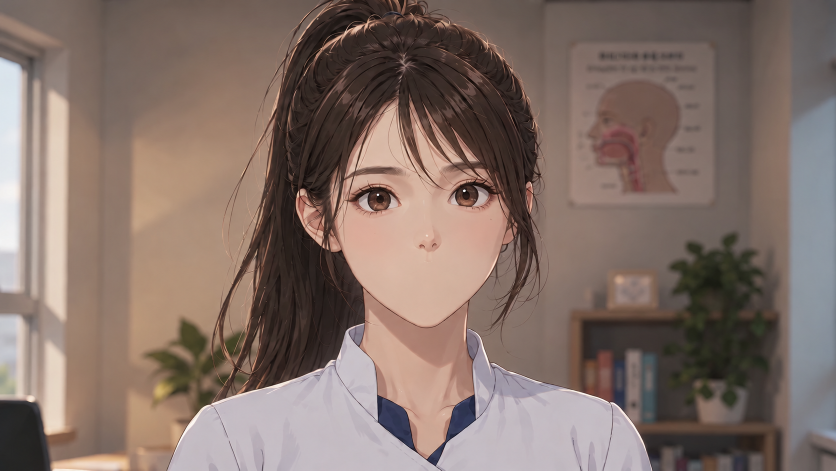
#> input picture output/training_video/lip_03_a_to_i/v001/source/character_plate.png, 1672 x 941 px (shown at 1/2 size)
$ python render_lip_pilot.py
#> lines starting #> are read from the running program, lines starting #| are printed output that depends on the picture
"""Archived mouth-only pilot; do not reuse for future video production.

2026-10-27 user feedback: isolated mouth geometry looks unnatural. Future
production must coordinate full-face poses, jaw, cheeks and mouth corners.
This source remains available only to reproduce the rejected v001 draft.
No network or app asset writes.

Requires Pillow, numpy, imageio-ffmpeg. Frame time is index / fps.
A generated character plate supplies the static scene; editable Bezier paths
supply lips, mouth cavity, teeth and tongue. This is a review draft.
"""
import hashlib
import json
from pathlib import Path
import subprocess

import imageio_ffmpeg
import numpy as np
from PIL import Image, ImageDraw, ImageFilter

ROOT = Path(__file__).resolve().parents[2]
WORK = ROOT / 'output/training_video/lip_03_a_to_i/v001'
W, H, FPS, COUNT = 1280, 720, 24, 120
S = 4
# t, half-width, half-height, upper-teeth visibility
KEYS = [(0, 27, 1.5, 0), (.55, 27, 1.5, 0),
        (1.15, 33, 24, .14), (1.8, 33, 24, .14),
        (2.45, 48, 8, .70), (3.25, 48, 8, .70),
        (3.85, 33, 24, .14), (4.10, 33, 24, .14),
        (4.65, 27, 1.5, 0), (5, 27, 1.5, 0)]


# [7 lines left out: function pose, not called in this run]


def bezier(p0,p1,p2,p3):
    return [tuple((1-t)**3*p0[k]+3*(1-t)**2*t*p1[k]+3*(1-t)*t*t*p2[k]+t**3*p3[k] for k in (0,1)) for t in np.linspace(0,1,30)]


# [36 lines left out: function mouth, not called in this run]


def main():
    plate=Image.open(WORK/'source/character_plate.png').convert('RGB').resize((W,H),Image.Resampling.LANCZOS)
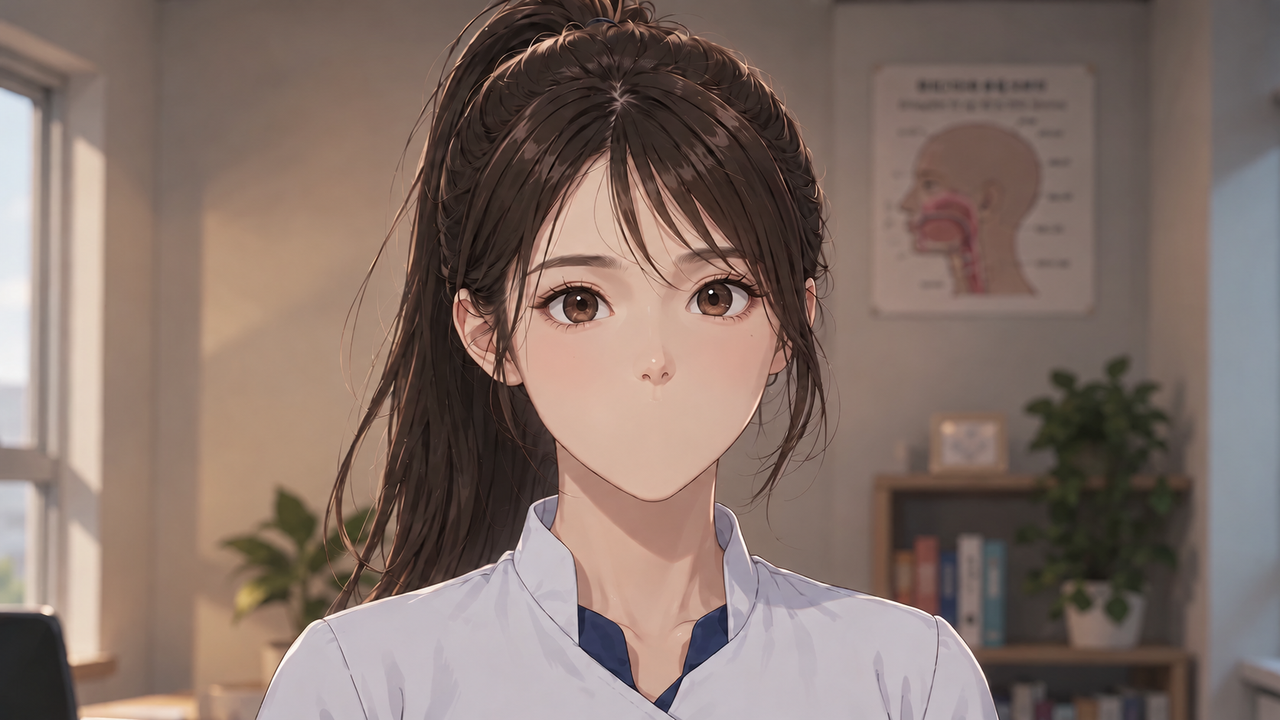
#> plate: PIL image 1280x720 RGB; mean R, G, B 130.8, 112.5, 104.5
    dest=WORK/'exports/lip_03_a_to_i_v001_review.mp4'
    if dest.exists(): raise FileExistsError(dest)
    ffmpeg=imageio_ffmpeg.get_ffmpeg_exe()
    args=[ffmpeg,'-hide_banner','-loglevel','error','-n','-f','rawvideo','-vcodec','rawvideo','-pix_fmt','rgb24',
          '-s',f'{W}x{H}','-r',str(FPS),'-i','-','-an','-c:v','libx264','-preset','medium','-crf','18',
          '-pix_fmt','yuv420p','-movflags','+faststart',str(dest)]
    samples={0:'neutral',36:'a',66:'i',96:'a_return',119:'end'}
    thumbs=[]
    proc=subprocess.Popen(args,stdin=subprocess.PIPE)
    try:
        for i in range(COUNT):
            frame=plate.copy()
            layer,pos=mouth(i/FPS)
            frame.paste(layer,pos,layer)
            if i in samples:
                frame.save(WORK/f'review/{samples[i]}.png')
                thumbs.append(frame.resize((384,216)))
            proc.stdin.write(frame.tobytes())
    finally:
        proc.stdin.close()
    if proc.wait()!=0: raise RuntimeError('FFmpeg failed')
    contact=Image.new('RGB',(384*len(thumbs),216))
    for i,frame in enumerate(thumbs):contact.paste(frame,(384*i,0))
    contact.save(WORK/'review/keyframes.jpg',quality=93)
    metadata={'id':'lip_03_a_to_i','status':'review_draft','clinical_review':'pending',
              'width':W,'height':H,'fps':FPS,'frames':COUNT,'seconds':COUNT/FPS,'audio':False,
              'method':'Generated static character plate + deterministic local Bezier mouth animation',
              'limitations':['Lip geometry is an illustrative draft, not a validated physiological model.',
                              'Head and jaw remain fixed; clinical and character consistency review pending.'],
              'keyframes':KEYS,'sha256':hashlib.sha256(dest.read_bytes()).hexdigest(),
              'versions':{'ffmpeg':imageio_ffmpeg.get_ffmpeg_version()},
              'output':str(dest.relative_to(ROOT))}
    (WORK/'review/render.json').write_text(json.dumps(metadata,indent=2,ensure_ascii=False)+'\n')
    print(dest)

if __name__=='__main__':main()
#> (the call stopped at in main, `ffmpeg=imageio_ffmpeg.get_ffmpeg_exe()`: imageio_ffmpeg is not available in this run)
